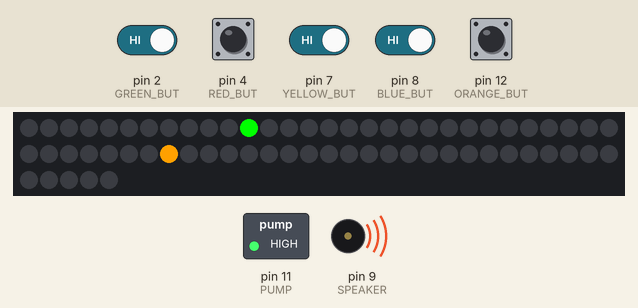
Bench run of a sketch on a simulated Arduino Uno, built with avr-gcc and run on an emulated ATmega328P. Parts: 65 RGB LEDs in strip order, left to right, continuing on the next row, switched loads named in the sketch (green lamp = pin HIGH), buzzer (waves = sounding). Inputs (shaded band) come from the test bench; at power-on: pin 2 (GREEN_BUT), pin 4 (RED_BUT), pin 7 (YELLOW_BUT), pin 8 (BLUE_BUT), pin 12 (ORANGE_BUT) HIGH. Colours are those a GRB WS2812 strip shows for the declared byte order.

Above: at 1.2 s.
1.3 s: pin 2 (GREEN_BUT) driven LOW and pin 7 (YELLOW_BUT) driven LOW
At 2.2 s:
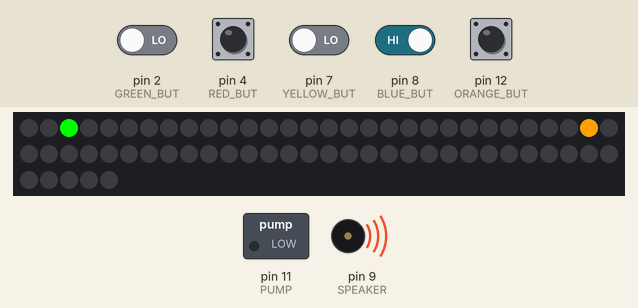
2.9 s: pin 2 (GREEN_BUT) driven HIGH
5.0 s: pin 2 (GREEN_BUT) driven LOW
6.7 s: pin 2 (GREEN_BUT) driven HIGH
At 7.4 s:
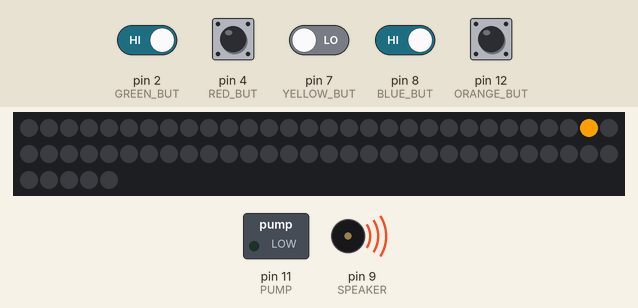
9.7 s: pin 7 (YELLOW_BUT) driven HIGH
11.3 s: pin 8 (BLUE_BUT) driven LOW
At 15.31 s:
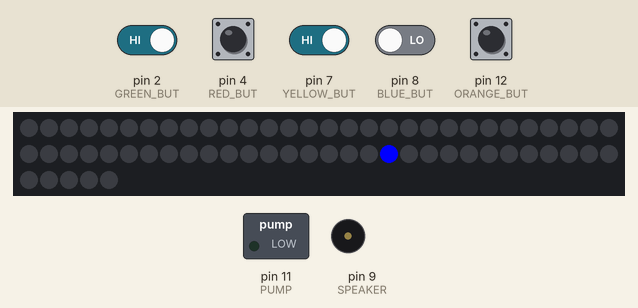
At 15.93 s:
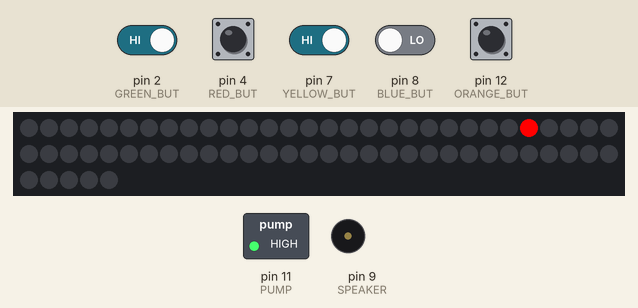
Timing chart, 0 to 27.2 s (numbered marks = the images above; inputs shaded):
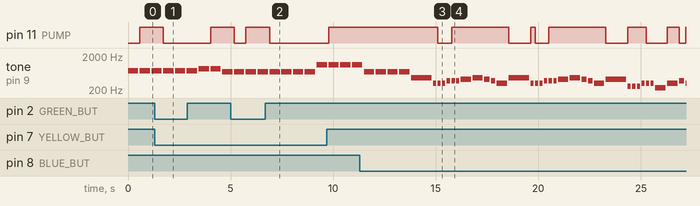

Measured:
- after the input at 1.3 s, pin 11 (PUMP): HIGH → LOW after 0.43 s
- after the input at 6.7 s, pin 11 (PUMP): HIGH → LOW after 0.20 s
- after the input at 11.3 s, pin 11 (PUMP): HIGH → LOW after 3.8 s, → HIGH 0.67 s later, → LOW 2.8 s later, → HIGH 1.1 s later, … (12 changes in this stretch)
- by itself, tone on pin 9 (SPEAKER): plays 698 Hz for 0.50 s, 698 Hz for 0.50 s, 698 Hz for 0.50 s, 698 Hz for 0.50 s, 466 Hz for 1.0 s, 311 Hz for 0.15 s … (39 notes in this stretch)

The sketch:

main.ino
```cpp
#include "PROGMEMread.h"
#include <FastLED.h>
#include "LEDdriver.h"

//Define the number of leds in the strip, should be 5x13
#define NUM_LEDS 65
#define DATA_PIN 3

//guitar buttons
#define GREEN_BUT 2
#define RED_BUT 4
#define YELLOW_BUT 7
#define BLUE_BUT 8
#define ORANGE_BUT 12
#define STRUM 13
#define PUMP 11
#define SPEAKER 9

#define NOTE_C4  262
#define NOTE_D4  294
#define NOTE_E4  330
#define NOTE_F4  349
#define NOTE_G4  392
#define NOTE_A4  440
#define NOTE_B4  494
#define NOTE_C5  523
#define NOTE_D5  587
#define NOTE_E5  659
#define NOTE_F5  698
#define NOTE_G5  784
#define NOTE_A5  880
#define NOTE_B5  988
#define NOTE_Gs5 831
#define NOTE_Fs5 740
#define NOTE_Cs6 1109
#define NOTE_As4 466
#define NOTE_Ds4 311
#define NOTE_Fs4 370
#define NOTE_Gs4 415
#define NOTE_C4  262
#define NOTE_Cs4 277
#define NOTE_As3 233
#define NOTE_Cs5 554
#define NOTE_Ds5 622
#define NOTE_Fs5 740

// Define the array of leds
CRGB leds[NUM_LEDS];
bool correct_note = false;

//arrays to determine which row to light up
bool note[5]={false,false,false,false,false};
//bool note_A[5]={true,false, false, false, false};
//bool note_B[5]={false, true, false, false, false};
//bool note_C[5]={false, false, true, false, false};
//bool note_D[5]={false, false, false, true, false};
//bool note_E[5]={false, false, false, false, true};

//colours in hex RED = 0x00FF00 BLUE = 0x0000FF GREEN = 0xFF0000 ORANGE = 0x35FF00 YELLOW = 0xA0FF00 BLACK = 0x000000


void setup() {

  //Initializing the LED strips
  // NOTE: LEDs are not orderd in RGB, they are acting as GRB
  // Colour selection should be done in hex 0xGGRRBB

  Serial.begin(9600);

  FastLED.addLeds<WS2812B, DATA_PIN, RGB>(leds, NUM_LEDS);
  pinMode(GREEN_BUT, INPUT_PULLUP);
  pinMode(RED_BUT, INPUT_PULLUP);
  pinMode(YELLOW_BUT, INPUT_PULLUP);
  pinMode(BLUE_BUT, INPUT_PULLUP);
  pinMode(ORANGE_BUT, INPUT_PULLUP);
  pinMode(STRUM, INPUT_PULLUP);
  pinMode(PUMP, OUTPUT);
  pinMode(SPEAKER, OUTPUT);


}

void loop() {
  // put your main code here, to run repeatedly:
  /*
  show_green();
  show_red();
  show_yellow();
  show_blue();
  show_orange();*/

  playSong();
}

//lights up rows
void show_LED(bool arr[5], int note_length)
{
  bool temp = false;
  note_length = note_length / 13;
  //check if rows grybo are expected on from bool array

  //check buttons, if played correctly once then don't update
  temp = guitar_check();

  for(int i=12; i>=0; i--)
   {
      if(arr[0]==true){
        leds[i]=0xFF0000; //assign 0-12 to green
      }
      if(arr[1]==true)
      {
        leds[i+13]=0x00FF00; //assign 13-25 to red
      }
      if(arr[2]==true)
      {
        leds[i+26]=0xA0FF00; //assign 26-38 to yellow
      }
      if(arr[3]==true)
      {
        leds[i+39]=0x0000FF; //assign 39-51 to blue
      }
      if(arr[4]==true)
      {
        leds[i+52]=0x35FF00; //assign 52-64 orange
      }
      FastLED.show(); //turn lights on

      //check buttons
      if(temp != true)
        temp = guitar_check();

      //delay 1/13 of note length to update leds
      delay(note_length);
      //reset all to black
      for(int i=0; i<65; i++)
      {
        leds[i]=0x000000;
      }
      FastLED.show();
   }
   correct_note = temp;
}

//pump on
void drink()
{
  //check if the argument is false, and if it is, drink up bitch
  if(correct_note == false)
    {
      digitalWrite(PUMP, HIGH);
    }
   if(correct_note == true)
   {
      digitalWrite(PUMP, LOW);
   }

}

//check if buttons pressed
bool guitar_check()
{
  bool temp[5];
  bool flag = true;
  temp[0]= but_check(GREEN_BUT);
  temp[1]= but_check(RED_BUT);
  temp[2]= but_check(YELLOW_BUT);
  temp[3]= but_check(BLUE_BUT);
  temp[4]= but_check(ORANGE_BUT);

  for(int i=0; i<5; i++)
  {
    if(temp[i]==note[i])  //strum to be added
      flag = true;
    else if(temp[i]!= note[i])
    {
      flag = false;
      break;
    }

  }
  return flag;
}

//button return
bool but_check(int button)
{
  if(digitalRead(button)==LOW)
    return true;
  if(digitalRead(button)==HIGH)
    return false;
}


/*
void show_red()
{
  //chain leds in red row
  for(int i=13;i<=25; i++)
  {

      leds[i]=0x00FF00; //set to red
      FastLED.show();
      delay(100);
      leds[i]=0x000000; //reset to black
      FastLED.show();

  }
}

void show_green()
{
  //chain leds in red row
  for(int i=0;i<=12; i++)
  {

      leds[i]=0xFF0000; //set to green
      FastLED.show();
      delay(100);
      leds[i]=0x000000; //reset to black
      FastLED.show();

  }
}

void show_blue()
{
  //chain leds in red row
  for(int i=39;i<=51; i++)
  {

      leds[i]=0x0000FF; //set to blue
      FastLED.show();
      delay(100);
      leds[i]=0x000000; //reset to black
      FastLED.show();
  }
}

void show_yellow()
{
  //chain leds in red row
  for(int i=26;i<=38; i++)
  {
      leds[i]=0xA0FF00; //set to yellow
      FastLED.show();
      delay(100);
      leds[i]=0x000000; //reset to black
      FastLED.show();
  }
}

void show_orange()
{
  //chain leds in red row
  for(int i=52;i<=64; i++)
  {

      leds[i]=0x35FF00; //set to orange
      FastLED.show();
      delay(100);
      leds[i]=0x000000; //reset to black
      FastLED.show();

  }
}*/

int notes2[] = {
  NOTE_Fs5, NOTE_Fs5, NOTE_Fs5, NOTE_Fs5, NOTE_Fs5, NOTE_Fs5,
  NOTE_Gs5, NOTE_Gs5, NOTE_F5, NOTE_F5, NOTE_F5, NOTE_F5, NOTE_F5, NOTE_F5, NOTE_F5, NOTE_F5,
  NOTE_Cs6, NOTE_Cs6, NOTE_Cs6, NOTE_Cs6, NOTE_F5, NOTE_F5, NOTE_F5, NOTE_F5,
  NOTE_As4, NOTE_Ds4, NOTE_Ds4, NOTE_Ds4, NOTE_Fs4, NOTE_Fs4, NOTE_Fs4,
  NOTE_Gs4, NOTE_As4, NOTE_Gs4, NOTE_Fs4, NOTE_Ds4,
  NOTE_As4, NOTE_Ds4, NOTE_Ds4, NOTE_Ds4, NOTE_Fs4, NOTE_Fs4, NOTE_Fs4,
  NOTE_Gs4, NOTE_As4, NOTE_Gs4, NOTE_Fs4, NOTE_Ds4,
  NOTE_Gs4, NOTE_C4, NOTE_C4, NOTE_C4, NOTE_Ds4, NOTE_Ds4, NOTE_Ds4,
  NOTE_As3, NOTE_Ds4, NOTE_Fs4, NOTE_Ds4, NOTE_Cs4,
  NOTE_Cs5, NOTE_Cs5, NOTE_As4, NOTE_As4, NOTE_As4, NOTE_Cs5, NOTE_Cs5, NOTE_Cs5,
  NOTE_Gs4, NOTE_Gs4, NOTE_Ds5, NOTE_Ds5, NOTE_Ds5, NOTE_Fs5,

  //repeat melody
  NOTE_As4, NOTE_Ds4, NOTE_Ds4, NOTE_Ds4, NOTE_Fs4, NOTE_Fs4, NOTE_Fs4,
  NOTE_Gs4, NOTE_As4, NOTE_Gs4, NOTE_Fs4, NOTE_Ds4,
  NOTE_As4, NOTE_Ds4, NOTE_Ds4, NOTE_Ds4, NOTE_Fs4, NOTE_Fs4, NOTE_Fs4,
  NOTE_Gs4, NOTE_As4, NOTE_Gs4, NOTE_Fs4, NOTE_Ds4,
  NOTE_Gs4, NOTE_C4, NOTE_C4, NOTE_C4, NOTE_Ds4, NOTE_Ds4, NOTE_Ds4,
  NOTE_As3, NOTE_Ds4, NOTE_Fs4, NOTE_Ds4, NOTE_Cs4,
  NOTE_Cs5, NOTE_Cs5, NOTE_As4, NOTE_As4, NOTE_As4, NOTE_Cs5, NOTE_Cs5, NOTE_Cs5,
  NOTE_Gs4, NOTE_Gs4, NOTE_Ds5, NOTE_Ds5, NOTE_Ds5, NOTE_Fs5
};

const int quick = 75;
const int quick2 = 100;
const int quarter = 125;
const int half = 250;
const int full = 375;
const int longnote = 500;
const int songSpeed = 2;

int duration2[] = {
  half, half, half, half, half, half,
  half, half, half, half, half, half, half, half, half, half,
  half, half, half, half, half, half, half, half,
  longnote, quick, quick, quick, quick, quick, quick,
  half, half, quarter, quick2, half,
  longnote, quick, quick, quick, quick, quick, quick,
  half, half, quarter, quick2, half,
  longnote, quick, quick, quick, quick, quick, quick,
  half, half, quarter, quick2, half,
  half, half, quick, quick, quick, quick, quick, quick,
  half, half, quick, quick, quick, half,

  //repeat melody
  longnote, quick, quick, quick, quick, quick, quick,
  half, half, quarter, quick2, half,
  longnote, quick, quick, quick, quick, quick, quick,
  half, half, quarter, quick2, half,
  longnote, quick, quick, quick, quick, quick, quick,
  half, half, quarter, quick2, half,
  half, half, quick, quick, quick, quick, quick, quick,
  half, half, quick, quick, quick, half
};

void playSong() {
  for (int i=0;i<(sizeof(duration2)/sizeof(int));i++){              //203 is the total number of music notes in the song
    int wait = duration2[i] * songSpeed;
    tone(SPEAKER,notes2[i],wait);          //tone(pin,frequency,duration)
    updateNote(notes2[i]);
    show_LED(note, wait);
    resetNote();

    //drink up at end of note
    drink();
  }
}

void updateNote(int frequency){
  if(frequency <= 270)
    note[0]=true;
  if(250<frequency && frequency<=300)
    note[2]=true;
  if(290<frequency && frequency<=360)
    note[3]=true;
  if(330<frequency && frequency<=450)
    note[1]=true;
  if(420<frequency && frequency<=600)
    note[4]=true;
  if(570<frequency && frequency<=750)
    note[2]=true;
  if(700<frequency && frequency<=850)
    note[0]=true;
  if(800<frequency)
    note[4]=true;
}

void resetNote(){
  for(int i =0; i < 5; i++)
  {
    note[i]=false;
  }
}
```

PROGMEMread.h
```cpp
#ifndef PROGMEMread_h
#define PROGMEMread_h

#include <Arduino.h>  // for type definitions

template <typename T> void PROGMEM_readAnything (const T * sce, T& dest)
  {
  memcpy_P (&dest, sce, sizeof (T));
  }

template <typename T> T PROGMEM_getAnything (const T * sce)
  {
  static T temp;
  memcpy_P (&temp, sce, sizeof (T));
  return temp;
  }

#endif
```

LEDdriver.h
```cpp
/*
#include "PROGMEMread.h"
#include <FastLED.h>


#ifndef LEDdriver_h
#define LEDdriver_h
#define NUM_LEDS 65
#define DATA_PIN 3
//FastLED.addLeds<WS2812B, DATA_PIN, RGB>(leds, NUM_LEDS);
// NOTE: LEDs are not orderd in RGB, they are acting as GRB
// Colour selection should be done in hex 0xGGRRBB


class LEDdriver{

  CRGB* leds[NUM_LEDS];
  int data_pin;

  public:

  LEDdriver(CRGB*, int);

  void show_red();  // leds 13-25
  void show_green(); //leds 0-12
  void show_blue();  //leds 39-51
  void show_yellow(); //leds 26-38
  void show_orange(); //leds 52-64
}


LEDdriver::LEDdriver(CRGB list[NUM_LEDS], DATA_PIN)
{
  for(int i=0;i<65;i++)
  {
    leds[i]=list[i];
  }
  data_pin=3;
}

void LEDdriver::show_red()
{
  //chain leds in red row
  for(int i=13;i<=25; i++)
  {
    if(i!=25)
    {
      leds[i]=0x00FF00; //set to red
      FASTled.show();
      delay(30);
      leds[i]=0x000000; //reset to black
    }
    if(i=25)
    {
      leds[i]=0x00FF00; //set to red
      FASTled.show();
      delay(60); //hold last for longer
      leds[i]=0x000000; //reset to black
    }
  }
}

void LEDdriver::show_green()
{
  //chain leds in red row
  for(int i=0;i<=12; i++)
  {
    if(i!=12)
    {
      leds[i]=0xFF0000; //set to green
      FASTled.show();
      delay(30);
      leds[i]=0x000000; //reset to black
    }
    if(i=12)
    {
      leds[i]=0xFF0000; //set to green
      FASTled.show();
      delay(60); //hold last for longer
      leds[i]=0x000000; //reset to black
    }
  }
}

void LEDdriver::show_blue()
{
  //chain leds in red row
  for(int i=39;i<=51; i++)
  {
    if(i!=51)
    {
      leds[i]=0x0000FF; //set to blue
      FASTled.show();
      delay(30);
      leds[i]=0x000000; //reset to black
    }
    if(i=51)
    {
      leds[i]=0x0000FF; //set to blue
      FASTled.show();
      delay(60); //hold last for longer
      leds[i]=0x000000; //reset to black
    }
  }
}

void LEDdriver::show_red()
{
  //chain leds in red row
  for(int i=13;i<=25; i++)
  {
    if(i!=25)
    {
      leds[i]=0x00FF00; //set to red
      FASTled.show();
      delay(30);
      leds[i]=0x000000; //reset to black
    }
    if(i=25)
    {
      leds[i]=0x00FF00; //set to red
      FASTled.show();
      delay(60); //hold last for longer
      leds[i]=0x000000; //reset to black
    }
  }
}

void LEDdriver::show_yellow()
{
  //chain leds in red row
  for(int i=26;i<=38; i++)
  {
    if(i!=38)
    {
      leds[i]=0xFFFF00; //set to yellow
      FASTled.show();
      delay(30);
      leds[i]=0x000000; //reset to black
    }
    if(i=38)
    {
      leds[i]=0xFFFF00; //set to yellow
      FASTled.show();
      delay(60); //hold last for longer
      leds[i]=0x000000; //reset to black
    }
  }
}

void LEDdriver::show_orange()
{
  //chain leds in red row
  for(int i=52;i<=64; i++)
  {
    if(i!=64)
    {
      leds[i]=0xA5FF00; //set to orange
      FASTled.show();
      delay(30);
      leds[i]=0x000000; //reset to black
    }
    if(i=64)
    {
      leds[i]=0xA5FF00; //set to orange
      FASTled.show();
      delay(60); //hold last for longer
      leds[i]=0x000000; //reset to black
    }
  }
}
#endif */
```
